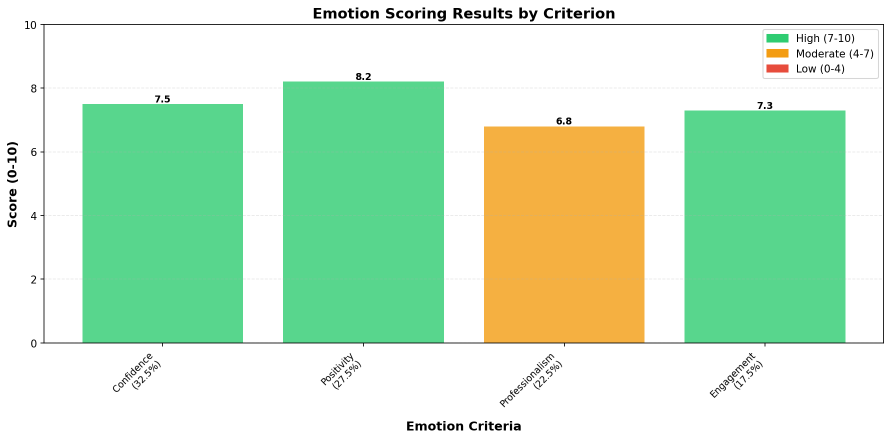
#> input picture reports/example_reports/visualizations/4criteria_example_bar_chart.png, 1782 x 880 px (shown at 1/2 size)
$ python -i normalizer.py   (imports and definitions only)
#> lines starting #> are read from the running program, lines starting #| are printed output that depends on the picture
#> further down, picture is the input picture: shape (880, 1782, 3); mean B, G, R 200.1, 231.9, 200.3
"""
Video Normalizer Module

This module provides video normalization functionality including FPS normalization,
resolution scaling, sharpening, and denoising.
"""

import cv2
import numpy as np
from typing import Tuple, Optional
import logging

logger = logging.getLogger(__name__)


class VideoNormalizer:
    """
    Normalizes video frames to standard format.

    Performs:
    - FPS normalization (interpolation/decimation)
    - Resolution normalization with aspect ratio preservation
    - Sharpening to enhance facial features
    - Noise reduction to remove artifacts
    """

    def __init__(
        self,
        target_fps: int = 30,
        target_resolution: Tuple[int, int] = (640, 480),
        enable_sharpening: bool = True,
        sharpen_strength: float = 0.5,
        enable_denoising: bool = True,
        denoise_strength: int = 10,
        denoise_method: str = 'fast_nlmeans'
    ):
        """
        Initialize VideoNormalizer.

        Args:
            target_fps: Target frames per second
            target_resolution: Target resolution (width, height)
            enable_sharpening: Enable sharpening filter
            sharpen_strength: Sharpening strength (0.0-1.0)
            enable_denoising: Enable noise reduction
            denoise_strength: Denoising strength (1-20)
            denoise_method: Denoising method ('fast_nlmeans' or 'bilateral')
        """
        self.target_fps = target_fps
        self.target_resolution = target_resolution
        self.enable_sharpening = enable_sharpening
        self.sharpen_strength = sharpen_strength
        self.enable_denoising = enable_denoising
        self.denoise_strength = denoise_strength
        self.denoise_method = denoise_method

        # Frame interpolation state
        self.last_frame = None
        self.frame_accumulator = 0.0

        logger.info(f"VideoNormalizer initialized: target_fps={target_fps}, "
                   f"target_resolution={target_resolution}")

    def normalize_frame(
        self,
        frame: np.ndarray,
        source_fps: Optional[float] = None
    ) -> np.ndarray:
        """
        Apply all normalization steps to a frame.

        Args:
            frame: Input frame
            source_fps: Source video FPS (for FPS normalization)

        Returns:
            Normalized frame
        """
        # Resolution normalization
        frame = self.normalize_resolution(frame)

        # Denoising (before sharpening for better results)
        if self.enable_denoising:
            frame = self.denoise(frame)

        # Sharpening
        if self.enable_sharpening:
            frame = self.sharpen(frame)

        return frame

    def normalize_resolution(
        self,
        frame: np.ndarray,
        preserve_aspect_ratio: bool = True
    ) -> np.ndarray:
        """
        Normalize frame resolution to target size.

        Args:
            frame: Input frame
            preserve_aspect_ratio: Whether to preserve aspect ratio

        Returns:
            Resized frame
        """
#> called with preserve_aspect_ratio = True
        if frame.shape[:2][::-1] == self.target_resolution:
            return frame

        h, w = frame.shape[:2]
#> h = 880; w = 1782
        target_w, target_h = self.target_resolution

        if preserve_aspect_ratio:
            # Calculate scaling factor to fit within target resolution
            scale = min(target_w / w, target_h / h)
#> scale = 0.359
            new_w = int(w * scale)
#> new_w = 640
            new_h = int(h * scale)
#> new_h = 316

            # Resize frame
            resized = cv2.resize(frame, (new_w, new_h), interpolation=cv2.INTER_AREA)
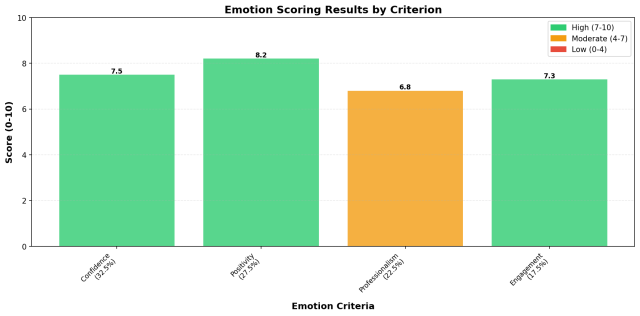
#> resized: shape (316, 640, 3); mean B, G, R 200.1, 231.9, 200.3

            # Create canvas with target size
            canvas = np.zeros((target_h, target_w, 3), dtype=np.uint8)

            # Center the resized frame
            y_offset = (target_h - new_h) // 2
#> y_offset = 82
            x_offset = (target_w - new_w) // 2
#> x_offset = 0
            canvas[y_offset:y_offset+new_h, x_offset:x_offset+new_w] = resized
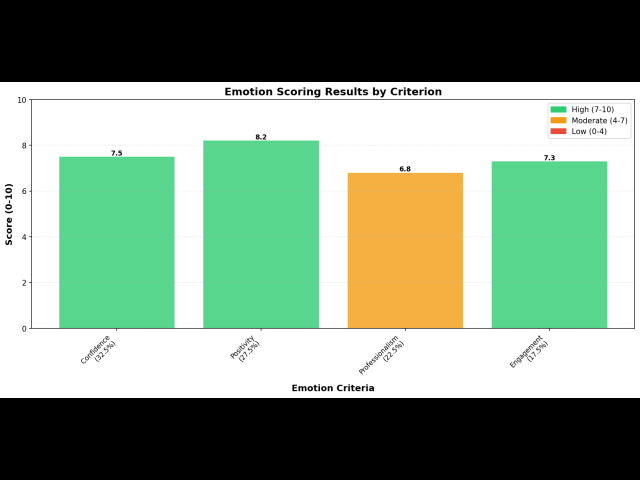
#> canvas: shape (480, 640, 3); mean B, G, R 131.7, 152.6, 131.8

            return canvas
        else:
            # Direct resize without preserving aspect ratio
            return cv2.resize(frame, self.target_resolution, interpolation=cv2.INTER_AREA)

    def sharpen(self, frame: np.ndarray) -> np.ndarray:
        """
        Apply sharpening filter to enhance facial features.

        Uses unsharp mask technique:
        sharpened = original + strength * (original - blurred)

        Args:
            frame: Input frame

        Returns:
            Sharpened frame
        """
        if self.sharpen_strength <= 0:
            return frame

        # Create Gaussian blur
        blurred = cv2.GaussianBlur(frame, (0, 0), 3)
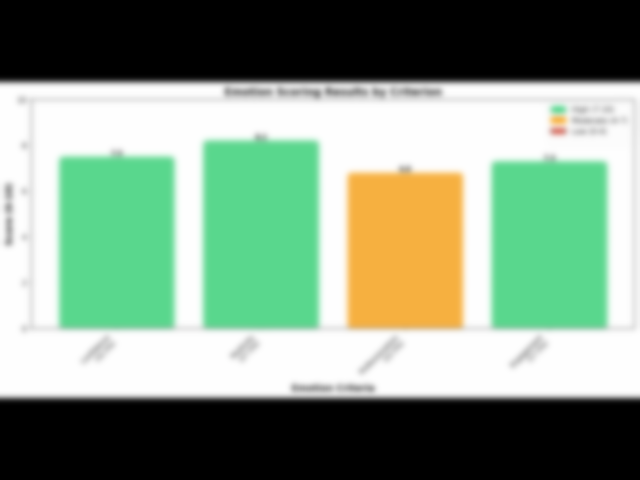
#> blurred: shape (480, 640, 3); mean B, G, R 131.2, 152.5, 131.7

        # Unsharp mask
        sharpened = cv2.addWeighted(
            frame, 1.0 + self.sharpen_strength,
            blurred, -self.sharpen_strength,
            0
        )

        return sharpened

    def denoise(self, frame: np.ndarray) -> np.ndarray:
        """
        Apply noise reduction to remove visual artifacts.

        Args:
            frame: Input frame

        Returns:
            Denoised frame
        """
        if self.denoise_strength <= 0:
            return frame

        if self.denoise_method == 'fast_nlmeans':
            # Non-local means denoising (better quality, slower)
            denoised = cv2.fastNlMeansDenoisingColored(
                frame,
                None,
                h=self.denoise_strength,
                hColor=self.denoise_strength,
                templateWindowSize=7,
                searchWindowSize=21
            )
        elif self.denoise_method == 'bilateral':
            # Bilateral filter (faster, good edge preservation)
            denoised = cv2.bilateralFilter(
                frame,
                d=9,
                sigmaColor=self.denoise_strength * 7.5,
                sigmaSpace=self.denoise_strength * 7.5
            )
        else:
            logger.warning(f"Unknown denoise method: {self.denoise_method}")
            return frame

        return denoised

    # [57 lines left out: functions should_keep_frame, interpolate_frame, reset, not called in this run]

>>> import cv2
>>> picture = cv2.imread('../../../reports/example_reports/visualizations/4criteria_example_bar_chart.png')
>>> result = VideoNormalizer().normalize_frame(picture)

$ run again, on reports/example_reports/visualizations/4criteria_example_distribution.png
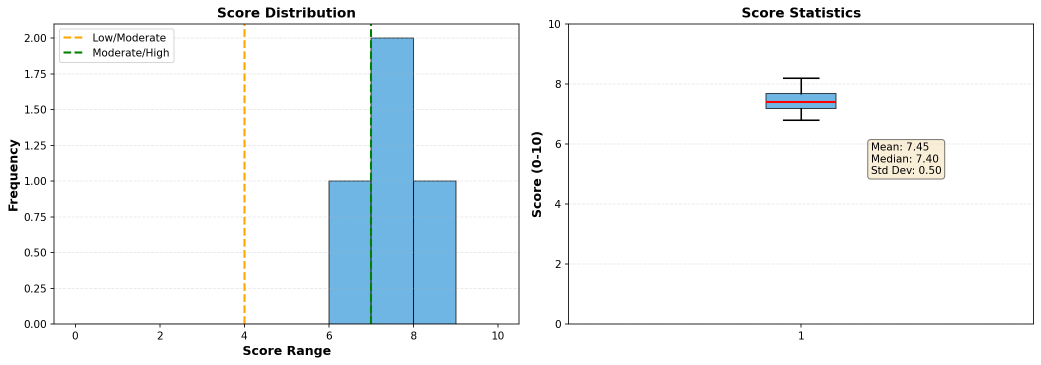
#> input picture reports/example_reports/visualizations/4criteria_example_distribution.png, 2082 x 730 px (shown at 1/2 size)
#> picture is the input picture: shape (730, 2082, 3); mean B, G, R 247.3, 244.9, 240.5
#> in normalize_resolution, `canvas[y_offset:y_offset+new_h, x_offset:x_offset+new_w] = resized`:
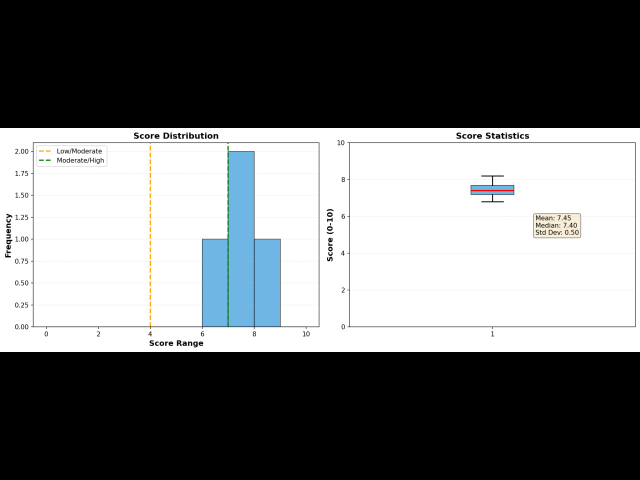
#> canvas: shape (480, 640, 3); mean B, G, R 115.4, 114.3, 112.2
#> in sharpen, `blurred = cv2.GaussianBlur(frame, (0, 0), 3)`:
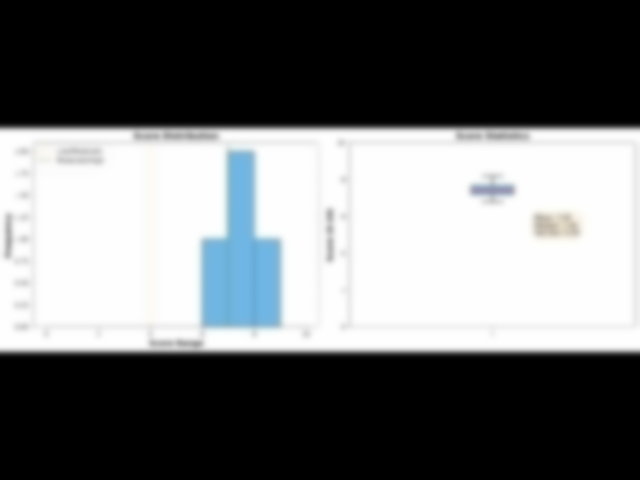
#> blurred: shape (480, 640, 3); mean B, G, R 115.3, 114.1, 112.1

$ run again, on reports/example_reports/visualizations/4criteria_example_radar_chart.png
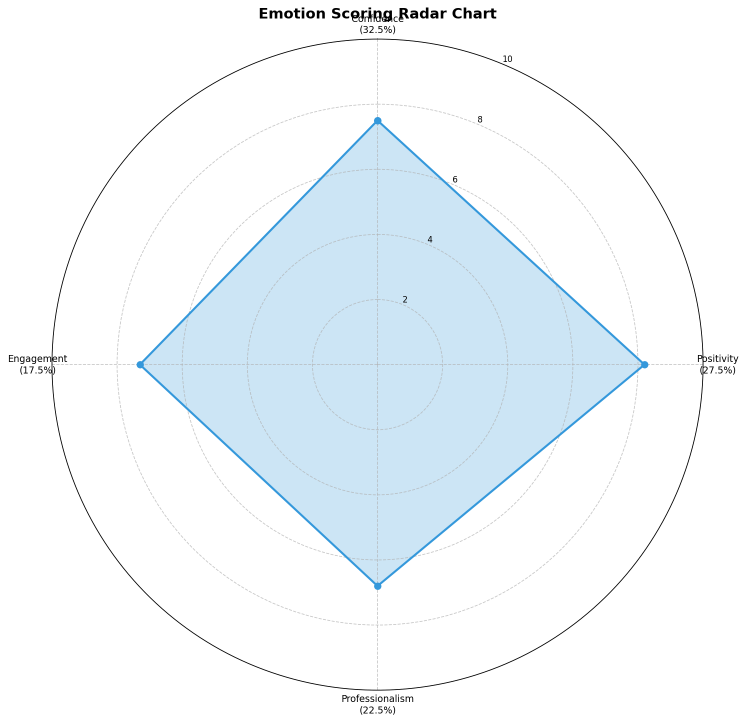
#> input picture reports/example_reports/visualizations/4criteria_example_radar_chart.png, 1492 x 1445 px (shown at 1/2 size)
#> picture is the input picture: shape (1445, 1492, 3); mean B, G, R 250.6, 246.9, 241
#> in normalize_resolution, `canvas[y_offset:y_offset+new_h, x_offset:x_offset+new_w] = resized`:
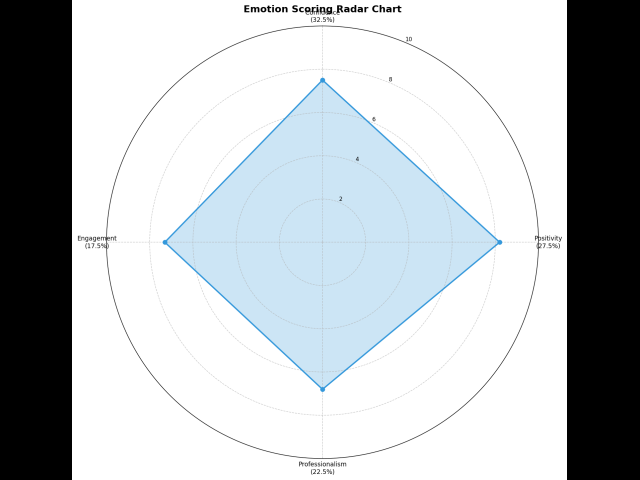
#> canvas: shape (480, 640, 3); mean B, G, R 193.9, 190.9, 186.4
#> in sharpen, `blurred = cv2.GaussianBlur(frame, (0, 0), 3)`:
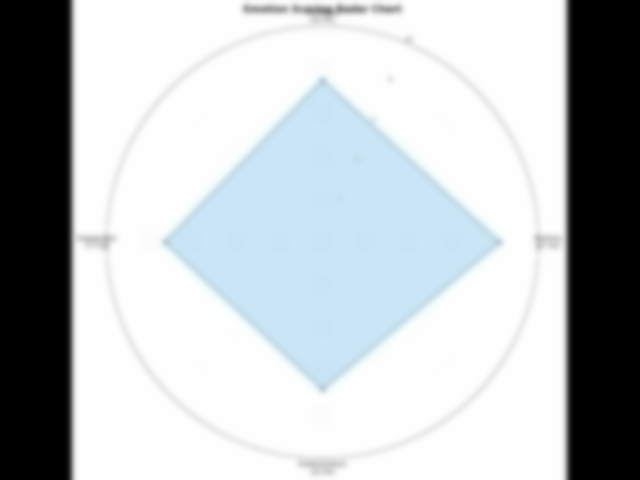
#> blurred: shape (480, 640, 3); mean B, G, R 193.3, 190.6, 185.7

$ run again, on reports/example_reports/visualizations/example_report_bar_chart.png
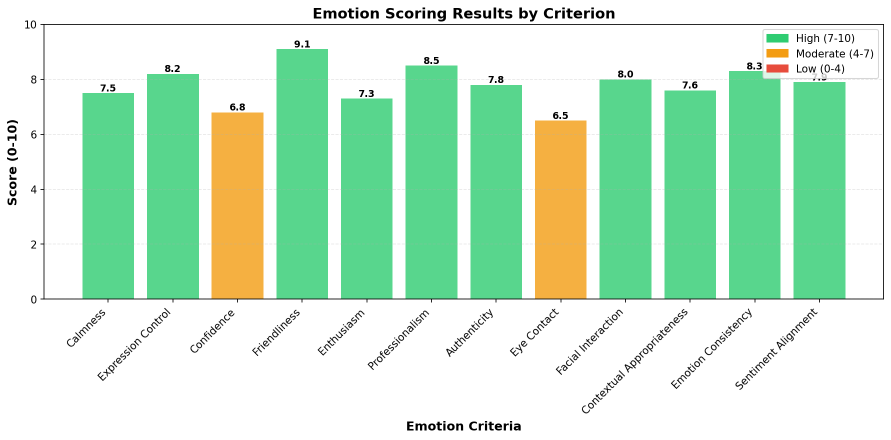
#> input picture reports/example_reports/visualizations/example_report_bar_chart.png, 1782 x 880 px (shown at 1/2 size)
#> picture is the input picture: shape (880, 1782, 3); mean B, G, R 207.8, 234.4, 201.3
#> in sharpen, `blurred = cv2.GaussianBlur(frame, (0, 0), 3)`:
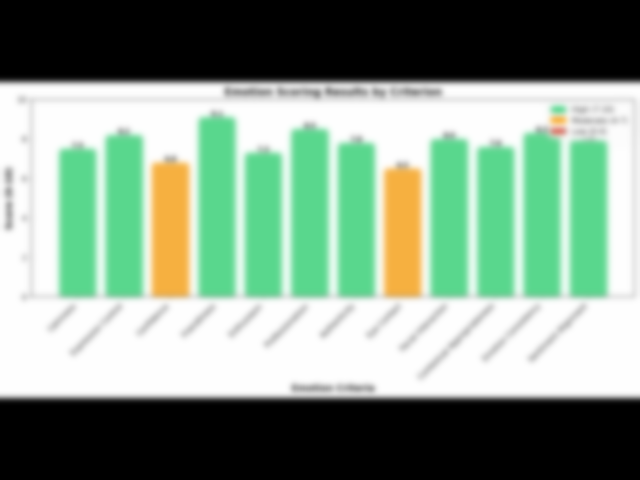
#> blurred: shape (480, 640, 3); mean B, G, R 136.2, 154.1, 132
#> in sharpen, `sharpened = cv2.addWeighted( frame, 1.0 + self.sharpen_strength, blurr..`:
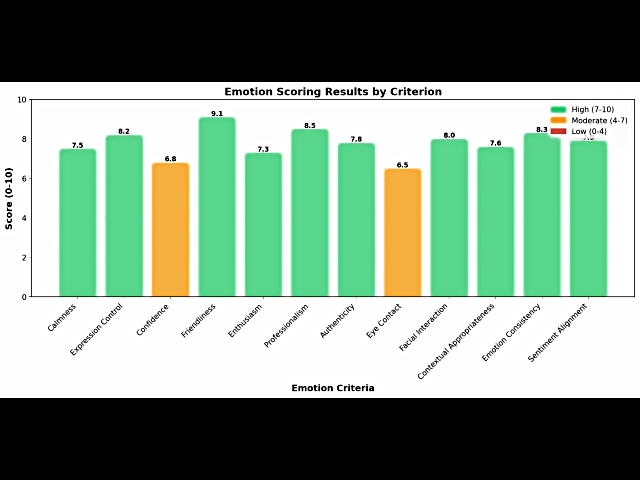
#> sharpened: shape (480, 640, 3); mean B, G, R 135.3, 153.4, 131.2
